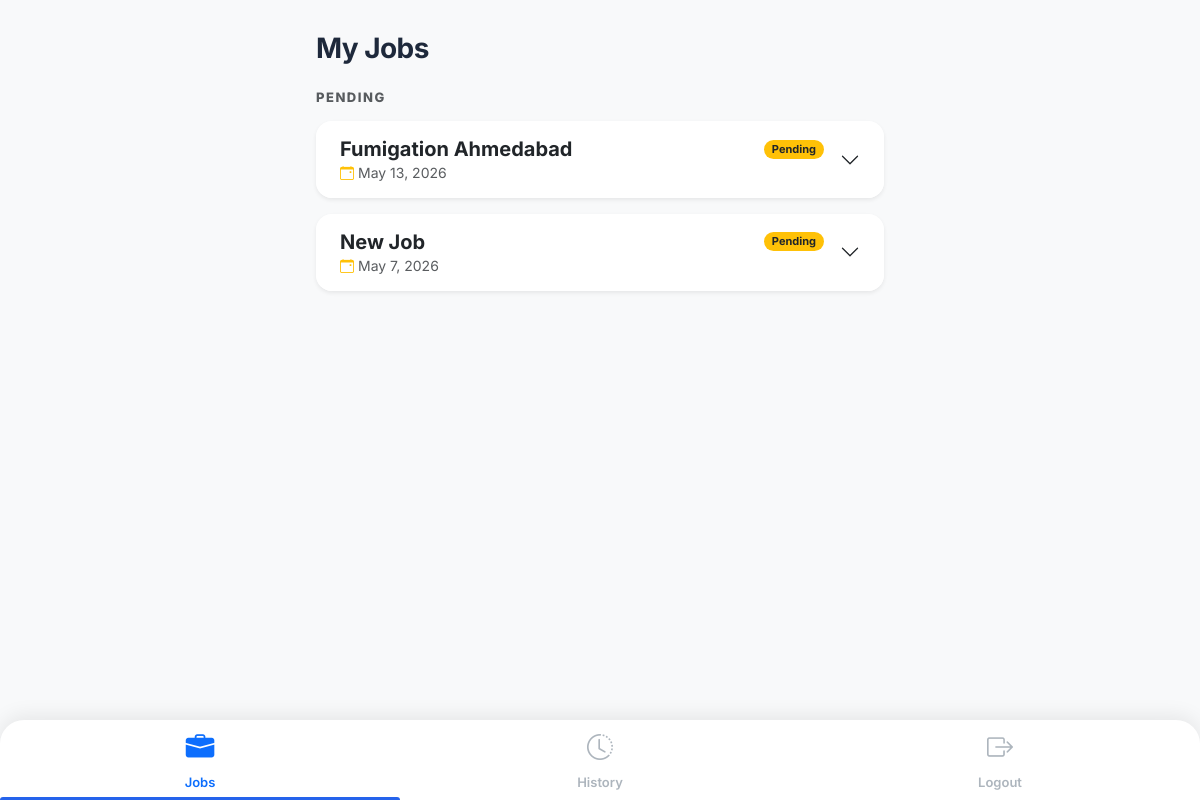
Screenshot of /jobs/ (signed in) with the database file from the repository.
### inventory_app/models.py (models this page shows, shortened)
class Job(models.Model):
    STATUS_CHOICES = (
        ('pending', 'Pending'),
        ('completed', 'Completed'),
    )
    TARGET_CHOICES = (
        ('Commodity', 'Commodity'),
        ('Container', 'Container'),
        ('Packing', 'Packing'),
        ('Other', 'Other'),
    )
    ENCLOSURE_CHOICES = (
        ('Sheeted', 'Sheeted'),
        ('Chamber', 'Chamber'),
        ('Un-sheeted', 'Un-sheeted'),
        ('Other', 'Other'),
    )
    container_number = models.CharField(
        max_length=100,
        help_text="Identifier for the shipping container."
    )
    title = models.CharField(max_length=200, default="New Job", help_text="e.g., Mundra Fumigation")
    assigned_workers = models.ManyToManyField(User, related_name='assigned_jobs_multi', help_text="Workers assigned to this job.")
    assigned_to = models.ForeignKey(
        User,
        on_delete=models.CASCADE,
        related_name='assigned_jobs',
        null=True,
        blank=True,
        help_text="[Deprecated] Field worker assigned to this job."
    )
    status = models.CharField(
        max_length=20,
        choices=STATUS_CHOICES,
        default='pending'
    )
    scheduled_date = models.DateField(
        help_text="The date the job is/was scheduled."
    )
    execution_date = models.DateField(
        default=timezone.localdate,
        help_text=(
            "The actual date the job was executed. "
            "Admins can backdate this for retroactive data entry."
        )
    )
    notes = models.TextField(
        blank=True,
        null=True,
        help_text="Admin notes or special instructions for this job."
    )
    chemical_item = models.ForeignKey(
        InventoryItem,
        on_delete=models.SET_NULL,
        blank=True,
        null=True,
        related_name='assigned_jobs',
        help_text="Chemical to be used for this job."
    )
    chemical_amount = models.DecimalField(
        max_digits=10,
        decimal_places=3,
        blank=True,
        null=True,
        help_text="Amount of chemical to take."
    )
    chemical_unit = models.CharField(
        max_length=50,
        choices=UNIT_CHOICES,
        blank=True,
        null=True,
        help_text="Unit for the chemical amount."
    )
    source_warehouse = models.ForeignKey(
        WarehouseLocation,
        on_delete=models.SET_NULL,
        blank=True,
        null=True,
        related_name='assigned_jobs_source',
        help_text="Warehouse to take the chemical from."
    )
    execution_address = models.TextField(
        blank=True,
        null=True,
        help_text="Address where the job will be executed."
    )
    cha = models.ForeignKey(
        CHA,
        on_delete=models.SET_NULL,
        blank=True,
        null=True,
        related_name='jobs',
        help_text="Customs House Agent handling this job."
    )
    exporter = models.ForeignKey(
        Exporter,
        on_delete=models.SET_NULL,
        blank=True,
        null=True,
        related_name='jobs',
        help_text="Exporter for this shipment."
    )
    client = models.ForeignKey(
        Client,
        on_delete=models.SET_NULL,
        blank=True,
        null=True,
        related_name='jobs',
        help_text="Consignee / Client for this shipment."
    )
    cargo_description = models.TextField(
        blank=True,
        null=True,
        help_text="Description of the cargo."
    )
    quantity_pkgs = models.CharField(
        max_length=100,
        blank=True,
        null=True,
        help_text="Quantity and packaging type (e.g., '100 Bags')."
    )
    site_location = models.CharField(
        max_length=200,
        blank=True,
        null=True,
        help_text="Specific site location for the job."
    )
    working_address = models.TextField(
        blank=True,
        null=True,
        help_text="Full working address."
    )
    subject = models.CharField(
        max_length=200,
        blank=True,
        null=True,
        help_text="Subject line for reports/certificates."
    )
    certificate_name = models.CharField(
        max_length=200,
        blank=True,
        null=True,
        help_text="Name to appear on certificates."
    )
    is_third_party_vendor = models.BooleanField(
        default=False,
        help_text="Indicates if a third-party vendor is executing the job."
    )
    branch = models.CharField(
        max_length=100,
        blank=True,
        null=True,
        help_text="Branch name."
    )
    customer_id_bill_to = models.CharField(
        max_length=100,
        blank=True,
        null=True,
        help_text="Customer ID (Bill To)."
    )
    remarks = models.TextField(
        blank=True,
        null=True,
        help_text="Optional remarks."
    )
    task_description = models.TextField(
        blank=True,
        null=True,
        help_text="Task description."
    )
    stock_warehouse = models.ForeignKey(
        WarehouseLocation,
        on_delete=models.SET_NULL,
        blank=True,
        null=True,
        related_name='jobs',
        help_text="Warehouse location for stock deduction."
    )
    other_supporting_work = models.TextField(
        blank=True,
        null=True,
        help_text="Other supporting work details."
    )
    vessel_voyage = models.CharField(max_length=200, blank=True, null=True)
    port_of_loading = models.CharField(max_length=200, blank=True, null=True)
    destination_country = models.CharField(max_length=200, blank=True, null=True)
    consignment_link = models.CharField(max_length=500, blank=True, null=True)
    commodity_country_of_origin = models.CharField(max_length=200, blank=True, null=True)
    gross_weight = models.CharField(max_length=100, blank=True, null=True, help_text="Include 'KGS'")
    net_weight = models.CharField(max_length=100, blank=True, null=True)
    target_of_fumigation = models.CharField(max_length=50, choices=TARGET_CHOICES, blank=True, null=True)
    enclosure_type = models.CharField(max_length=50, choices=ENCLOSURE_CHOICES, blank=True, null=True)
    datetime_commenced = models.DateTimeField(blank=True, null=True)
    datetime_completed = models.DateTimeField(blank=True, null=True)
    final_tlv_reading = models.CharField(max_length=100, blank=True, null=True)
    dosage = models.CharField(max_length=200, blank=True, null=True)
    method_application = models.CharField(max_length=200, blank=True, null=True)
    stack_size = models.CharField(max_length=200, blank=True, null=True)
    issue_date = models.DateField(blank=True, null=True, help_text="Date of Issue")
    fumigation_date = models.DateField(blank=True, null=True, help_text="Date of Fumigation")
    expiry_date = models.DateField(blank=True, null=True, help_text="Expiry Date")
    certificate_number = models.CharField(max_length=200, blank=True, null=True)
    customer_bill_to = models.CharField(max_length=200, blank=True, null=True)
    name_of_fumigant = models.CharField(max_length=200, blank=True, null=True)
    place_of_fumigation_general = models.CharField(max_length=200, blank=True, null=True)
    container_type_description = models.CharField(max_length=200, blank=True, null=True)
    total_containers = models.IntegerField(blank=True, null=True)
    print_container_size = models.BooleanField(default=False)
    seal_numbers = models.CharField(max_length=500, blank=True, null=True)
    commodity_description = models.TextField(blank=True, null=True)
    net_weight_unit = models.CharField(max_length=50, blank=True, null=True)
    gross_weight_unit = models.CharField(max_length=50, blank=True, null=True)
    target_commodity = models.BooleanField(default=False)
    target_container = models.BooleanField(default=False)
    target_packing = models.BooleanField(default=False)
    target_other = models.CharField(max_length=200, blank=True, null=True)
    prescribed_dose = models.CharField(max_length=100, blank=True, null=True)
    prescribed_exposure = models.CharField(max_length=100, blank=True, null=True)
    prescribed_temp = models.CharField(max_length=100, blank=True, null=True)
    applied_dose = models.CharField(max_length=100, blank=True, null=True)
    applied_exposure = models.CharField(max_length=100, blank=True, null=True)
    applied_temp = models.CharField(max_length=100, blank=True, null=True)
    fumigation_street = models.CharField(max_length=200, blank=True, null=True)
    fumigation_city = models.CharField(max_length=100, blank=True, null=True)
    fumigation_country = models.CharField(max_length=100, blank=True, null=True)
    fumigation_postcode = models.CharField(max_length=50, blank=True, null=True)
    operator_name = models.CharField(max_length=200, blank=True, null=True)
    certificate_sign_date = models.DateField(blank=True, null=True)
    additional_declaration = models.TextField(blank=True, null=True)
    treatment_provider_id = models.CharField(max_length=100, blank=True, null=True)
    accreditation_number = models.CharField(max_length=100, blank=True, null=True)
    created_at = models.DateTimeField(auto_now_add=True)
    updated_at = models.DateTimeField(auto_now=True)
    class Meta:
        ordering = ['-execution_date', '-created_at']
        verbose_name = "Job"
        verbose_name_plural = "Jobs"

### inventory_app/views.py (the view)
# urls.py: path('jobs/', views.job_list_view, name='job_list'),
@login_required
def job_list_view(request):
    jobs = Job.objects.filter(assigned_workers=request.user, status='pending').distinct()
    in_progress = Job.objects.filter(assigned_workers=request.user, status='in_progress').distinct()
    completed = Job.objects.filter(assigned_workers=request.user, status='completed').order_by('-execution_date').distinct()
    context = {
        'pending_jobs': jobs,
        'in_progress_jobs': in_progress,
        'completed_jobs': completed
    }
    return render(request, 'inventory_app/job_list.html', context)

### inventory_app/templates/inventory_app/job_list.html (shortened to what this page needs)
{% extends 'inventory_app/base.html' %}
{% block content %}
<div class="d-flex justify-content-between align-items-center mb-4 mt-2">
    <h2 class="mb-0 fw-bold" style="font-size: 28px; color: #1e293b;">My Jobs</h2>
</div>
<div class="accordion" id="jobsAccordion">
    {% if pending_jobs %}
        <h4 class="text-muted mb-3 mt-4" style="font-size: 13px; text-transform: uppercase; letter-spacing: 1.5px; font-weight: 800;">Pending</h4>
        {% for job in pending_jobs %}
        <div class="accordion-item mb-3 border-0 shadow-sm" style="border-radius: 16px; overflow: hidden;">
            <h2 class="accordion-header" id="heading{{ job.id }}">
                <button class="accordion-button collapsed py-3 px-4 fw-bold" type="button" data-bs-toggle="collapse" data-bs-target="#collapse{{ job.id }}" aria-expanded="false" aria-controls="collapse{{ job.id }}" style="background: #fff; box-shadow: none;">
                    <div class="d-flex flex-column w-100 me-3">
                        <div class="d-flex justify-content-between align-items-center mb-1">
                            <span class="fs-5 text-dark">{{ job.title|default:"Job Assignment" }}</span>
                            <span class="badge bg-warning text-dark rounded-pill px-2 py-1 ms-2" style="font-size: 11px;">Pending</span>
                        </div>
                        <div class="text-muted fw-normal small"><i class="bi bi-calendar-event me-1 text-warning"></i>{{ job.scheduled_date|default:"TBD" }}</div>
                    </div>
                </button>
            </h2>
        </div>
        {% endfor %}
    {% endif %}
</div>
{% endblock %}

### inventory_app/templates/inventory_app/base.html (style rules this page uses)
body { font-family: 'Inter', -apple-system, BlinkMacSystemFont, "Segoe UI", Roboto, Helvetica, Arial, sans-serif; margin: 0; padding: 0; background-color: #f8f9fa; color: #212529; font-size: 16px; line-height: 1.6; -webkit-font-smoothing: antialiased; padding-bottom: 90px; }
h1, h2, h3, h4 { font-weight: 700; color: #121212; letter-spacing: -0.02em; }

### rows the page displays
Job: title "Fumigation Ahmedabad", scheduled_date "May 13, 2026"
Job: title "New Job", scheduled_date "May 7, 2026"
